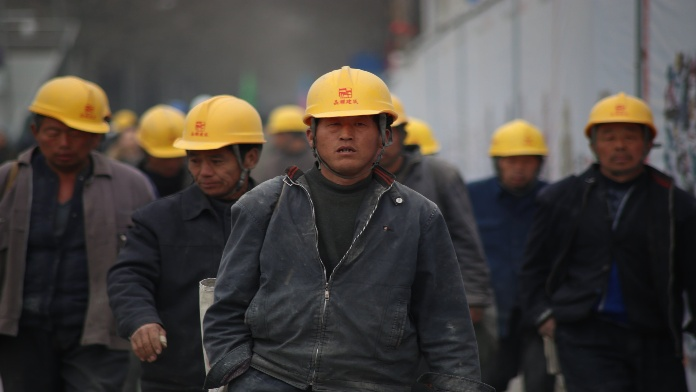
#> input picture skuska/out_obr3.jpg, 696 x 392 px
$ python skuska.py
#> lines starting #> are read from the running program, lines starting #| are printed output that depends on the picture
import cv2 as cv
import numpy as np

#img1 = cv.imread('obr2.jpg', cv.COLOR_BGR2RGB)                   #ked je to potrebne
img1 = cv.imread("out_obr3.jpg")
#> img1 is the input picture: shape (392, 696, 3); mean B, G, R 63.9, 67.8, 72.3

#skalovanie
print(img1.shape[1])
#| 696
print(img1.shape[0])
#| 392

resized_img = cv.resize(img1, (390, 200))
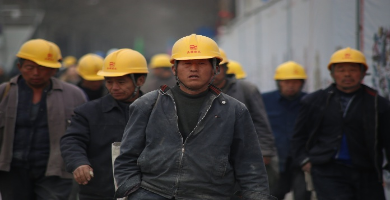
#> resized_img: shape (200, 390, 3); mean B, G, R 63.8, 67.7, 72.2
img1 = resized_img
cv.imwrite('obr3_res.jpg', img1)

denoised_img1 = cv.medianBlur(img1, 5)
#denoised_img1 = cv.GaussianBlur(img1, (5, 5), 0)

gray1 = cv.cvtColor(denoised_img1, cv.COLOR_BGR2GRAY)
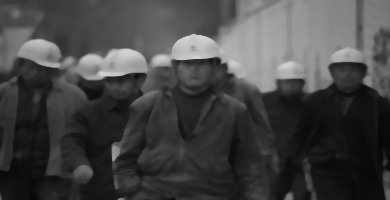
#> gray1: shape (200, 390); min 7, max 212, mean 68.3

#img1 = cv.equalizeHist(gray1)

#laplacian
laplacian = cv.Laplacian(gray1,cv.CV_8UC1, ksize=3)
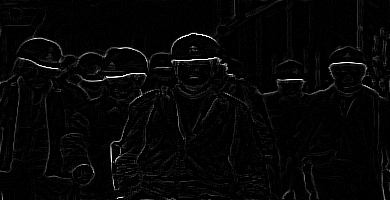
#> laplacian: shape (200, 390); min 0, max 255, mean 6
cv.imwrite('obr3_laplacian.jpg', laplacian)

#edges = cv.Canny(img1, 120, 110)
#cv.imwrite('obr3_edg.jpg', edges)

circles1 = cv.HoughCircles(laplacian, cv.HOUGH_GRADIENT, dp=1, minDist=10, param1=10, param2=35, minRadius=10, maxRadius=40)
#> circles1 = 116 rows, first 8: [197.5, 126.5, 37.2], [262.5, 156.5, 35], [148.5, 129.5, 33.8], [39.5, 65.5, 39.4], [103.5, 120.5, 35], [142.5, 111.5, 33.8], [215.5, 153.5, 33.8], [39.5, 135.5, 33.8]
if circles1 is not None:
        circles1 = np.uint16(np.around(circles1))
#> circles1 = 116 rows, first 8: [198, 126, 37], [262, 156, 35], [148, 130, 34], [40, 66, 39], [104, 120, 35], [142, 112, 34], [216, 154, 34], [40, 136, 34]
        for i in circles1[0, :]:
            cv.circle(img1, (i[0], i[1]), i[2], (0, 255, 0), 2)
#> this loop made 116 passes
#> i on passes 1 to 12: [198, 126, 37], [262, 156, 35], [148, 130, 34], [40, 66, 39], [104, 120, 35], [142, 112, 34], [216, 154, 34], [40, 136, 34], [260, 144, 35], [150, 142, 34], [316, 126, 34], [74, 106, 36]
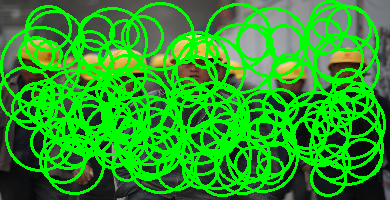
#> img1: shape (200, 390, 3); mean B, G, R 37.4, 153.3, 42.2
cv.imwrite('obr3_final1.jpg', img1)


#obr 2 dava najlepsie vysledky s klasickym canny a ekvalizovanym histogramom

#obr 3 lepsie detekuje s laplacianom + ked obrazok zmensime v smere y-ovej osi, hlavy maju viac tvar kruhu

$ run again, with skuska/obr2.jpg copied over skuska/out_obr3.jpg
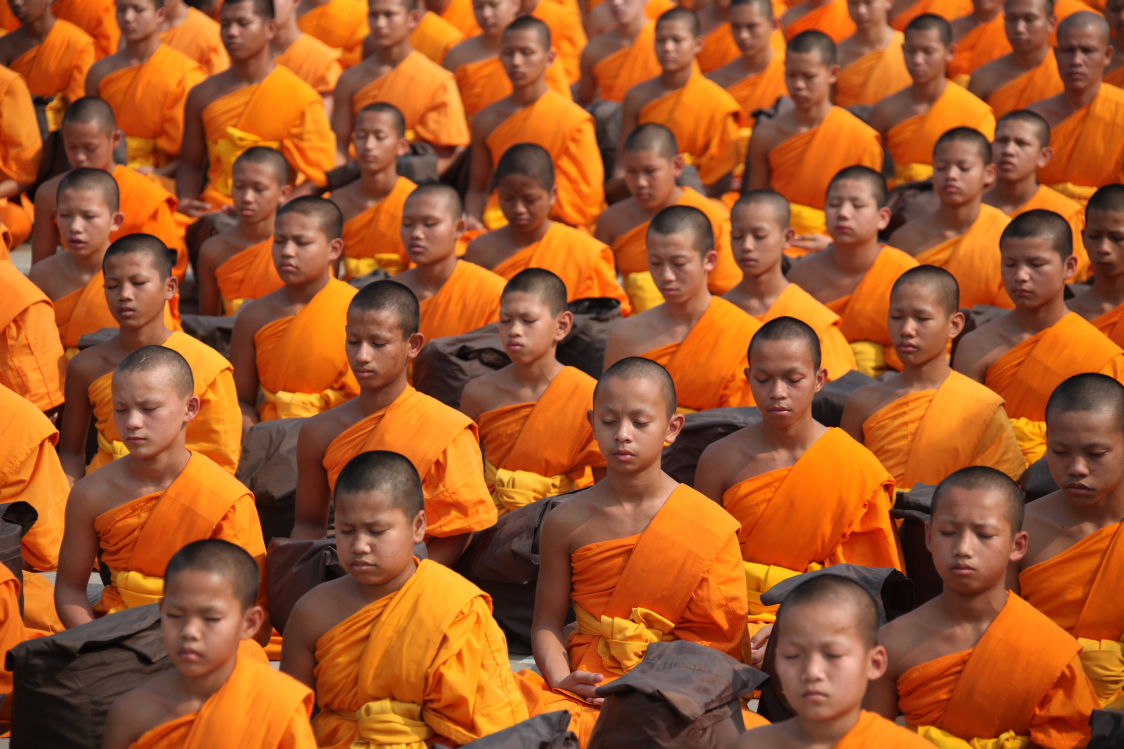
#> input picture skuska/obr2.jpg, 5616 x 3744 px (shown at 1/5 size)
#> img1 is the input picture: shape (3744, 5616, 3); mean B, G, R 41.6, 87.8, 160.7
#| 5616
#| 3744
#> `laplacian = cv.Laplacian(gray1,cv.CV_8UC1, ksize=3)`:
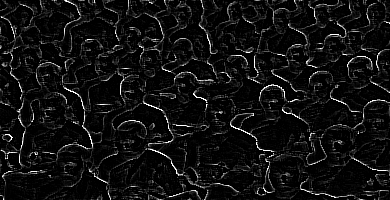
#> laplacian: shape (200, 390); min 0, max 255, mean 16.7
#> `circles1 = cv.HoughCircles(laplacian, cv.HOUGH_GRADIENT, dp=1, minDist..`: circles1 = 132 rows, first 8: [189.5, 91.5, 35], [200.5, 99.5, 38.3], [179.5, 44.5, 33.8], [311.5, 82.5, 33.8], [59.5, 113.5, 31.6], [98.5, 117.5, 33.8], [77.5, 37.5, 33.8], [334.5, 148.5, 33.8]
#> `circles1 = np.uint16(np.around(circles1))`: circles1 = 132 rows, first 8: [190, 92, 35], [200, 100, 38], [180, 44, 34], [312, 82, 34], [60, 114, 32], [98, 118, 34], [78, 38, 34], [334, 148, 34]
#> the loop `for i in circles1[0, :]:` made 132 passes
#> after the loop `for i in circles1[0, :]:`:
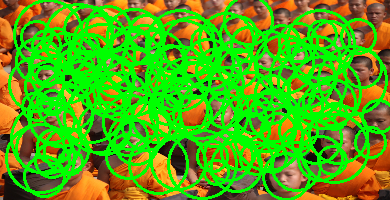
#> img1: shape (200, 390, 3); mean B, G, R 20.9, 168.3, 83.6
